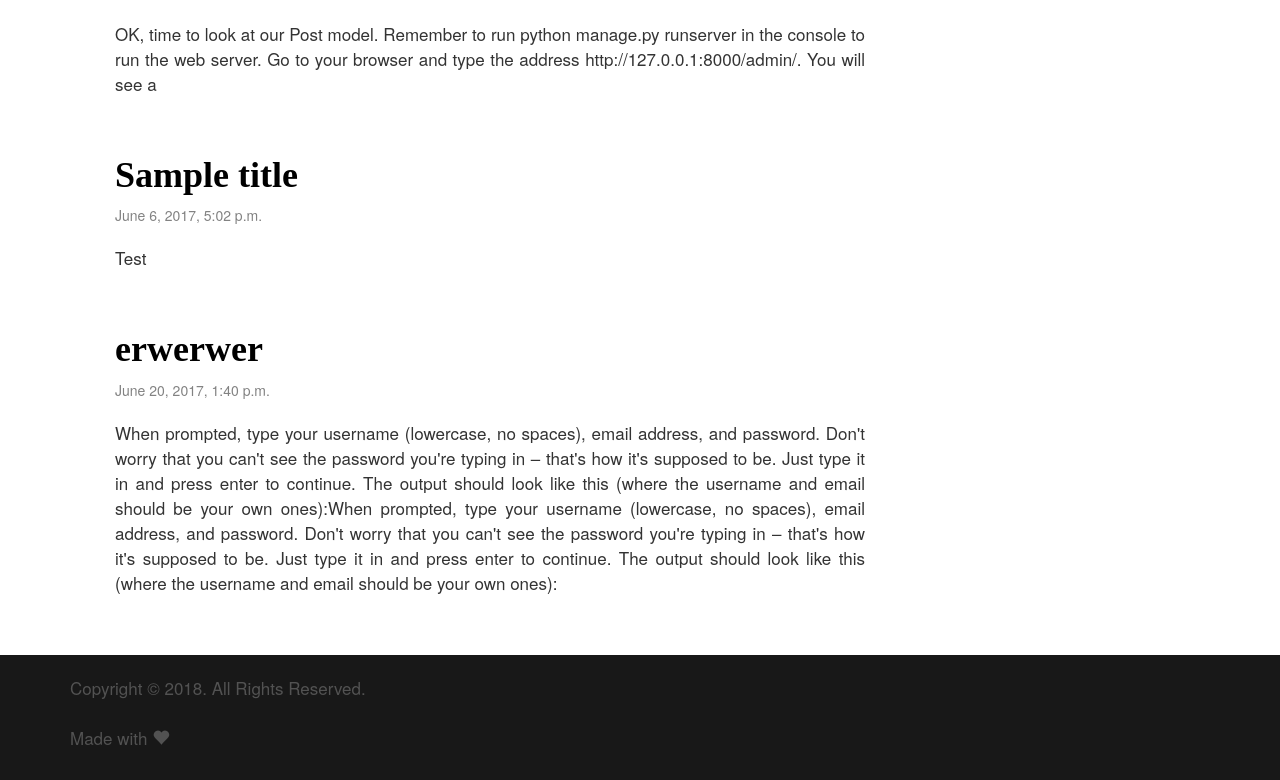
The app's page / (lower part), older data.
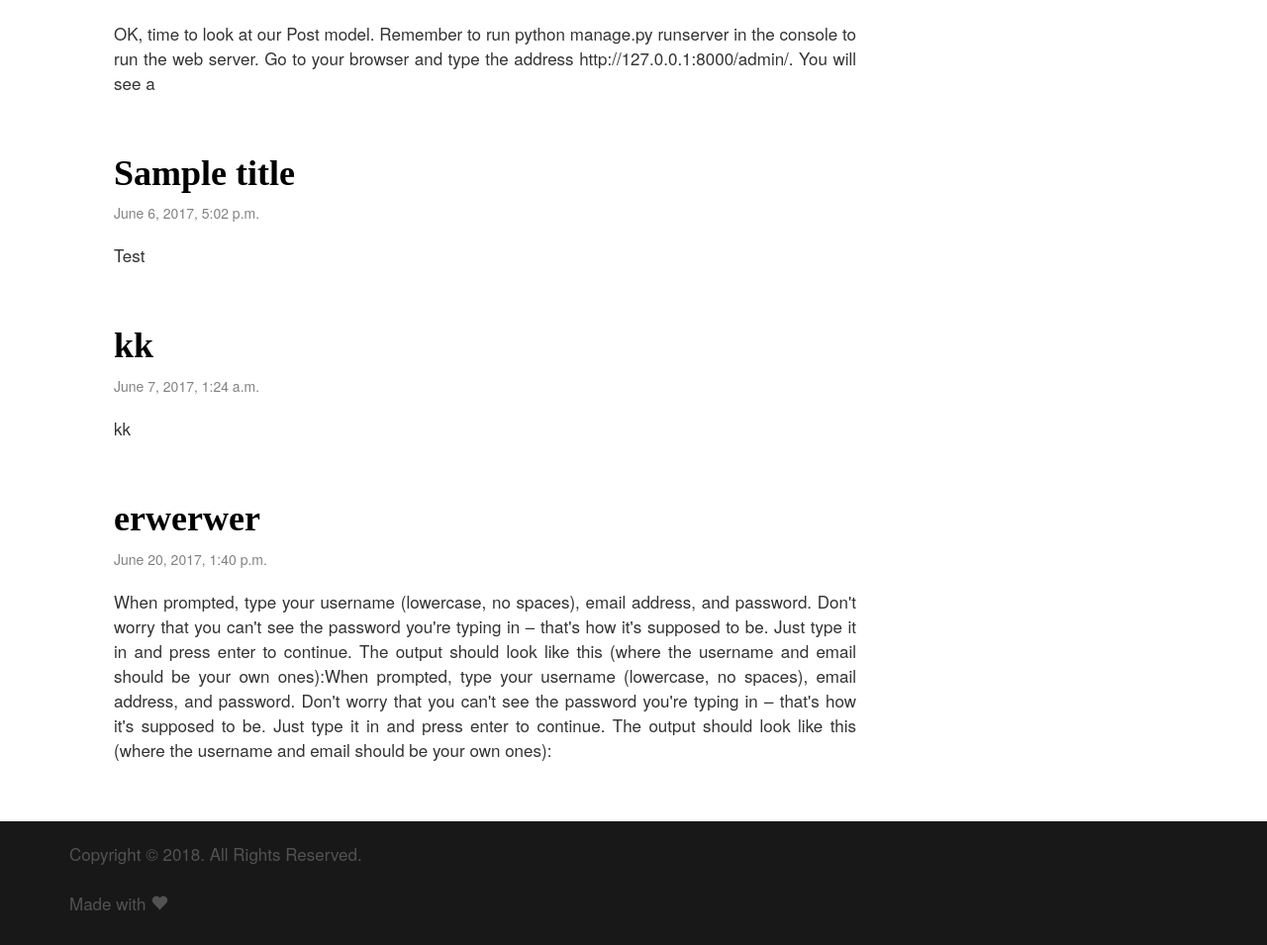
The same page, newer data.
### blog/models.py (models this page shows, shortened)
class Post(models.Model):
	author = models.ForeignKey('auth.User',on_delete=models.PROTECT)
	title = models.CharField(max_length=200)
	text = models.TextField()
	created_date = models.DateTimeField(
		default=timezone.now)
	published_date = models.DateTimeField(
		blank=True, null=True)

### blog/views.py (the view)
# urls.py: url(r'^$',views.post_list,name='post_list'),
def post_list(request):
	posts = Post.objects.filter(published_date__lte=timezone.now()).order_by('published_date')
	return render(request,'blog/post_list.html',{'posts':posts})

### blog/templates/blog/post_list.html
{% extends 'blog/base.html' %}
{% block content %}
    {% for post in posts %}
        <div class="post">
            <h1><a href="{% url 'post_detail' pk=post.pk %}">{{ post.title }}</a></h1>
	            <div class="date">
	                {{ post.published_date }}
	            </div>
            <p class="text-justify">{{ post.text|linebreaksbr }}</p>
        </div>
    {% endfor %}
{% endblock %}

Row changes from the older to the newer data that the page shows:
added Post: title "kk", published_date "June 7, 2017, 1:24 a.m.", text "kk"
